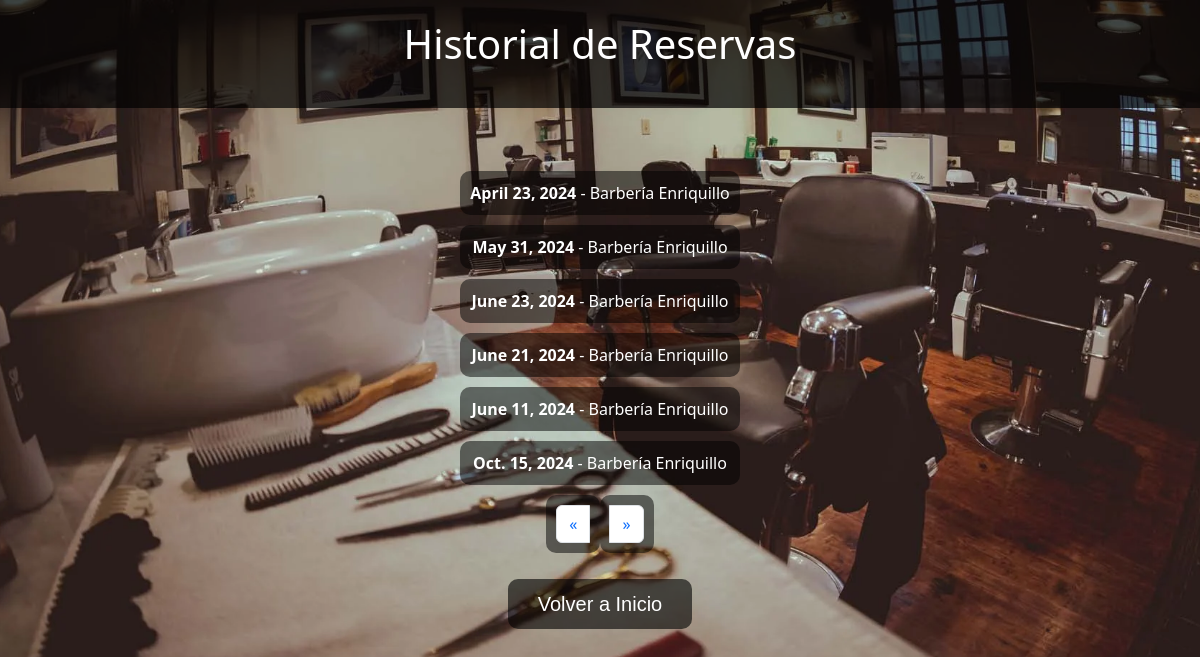
/appointment-history/ (signed in), run on the app's committed database.
### crm/models.py (models this page shows, shortened)
class Appointment(models.Model):
    barber_shop = models.ForeignKey(BarberShop, on_delete=models.CASCADE, default='1', related_name='appointments')
    customer = models.ForeignKey(User, on_delete=models.CASCADE)
    date = models.DateField()
    time = models.TimeField()
    issued_date = models.DateTimeField(default=timezone.now)
    is_expired = models.BooleanField(default=False)

class BarberShop(models.Model):
    name = models.CharField(max_length=100)
    opening_time = models.TimeField(default=time(8, 0)) # Por default empieza a las 8am.
    closing_time = models.TimeField(default=time(17, 0)) # Por default cierra a las 5pm.

### crm/views.py (the view)
# urls.py: path('appointment-history/', appointment_history, name='appointment_history'),
@login_required
def appointment_history(request):
    past_appointments = Appointment.objects.filter(date__lt=timezone.now().date(), customer=request.user)
    page = request.GET.get("page")
    APPOINTMENTS_PER_PAGE = 6
    past_appointments = Paginator(past_appointments, APPOINTMENTS_PER_PAGE)
    try:
        past_appointments = past_appointments.page(page)
    except PageNotAnInteger:
        past_appointments = past_appointments.page(1)
    except EmptyPage:
        past_appointments = past_appointments.page(past_appointments.num_pages)
    return render(request, 'appointment_history.html', {'past_appointments': past_appointments})

### crm/templates/appointment_history.html (shortened to what this page needs)
{% extends 'base.html' %}
{% block header_title %}Historial de Reservas{% endblock %}
{% block content %}
    <div class="history-appointments">
        {% if past_appointments %}
            <ul>
                {% for appointment in past_appointments %}
                    <li>
                        <strong>{{ appointment.date }}</strong> - <span style="color: #fff;">{{ appointment.barber_shop.name }}</span>
                    </li>
                {% endfor %}
            </ul>
        {% else %}
            <p>No hay historial de reservas.</p>
        {% endif %}
        {% if past_appointments.has_previous or past_appointments.has_next %}
        <div class="d-flex justify-content-center">
            <nav aria-label="Page navigation">
                <ul class="pagination">
                    {% if past_appointments.has_previous %}
                        <li class="page-item">
                            <a class="page-link" href="?page={{ past_appointments.previous_page_number }}" aria-label="Previous">
                                <span aria-hidden="true">&laquo;</span>
                            </a>
                        </li>
                        <li class="page-item text-muted">
                            <a class="page-link" aria-label="Next">
                                <span aria-hidden="true">&raquo;</span>
                            </a>
                        </li>
                    {% elif past_appointments.has_next %}
                        <li class="page-item text-muted">
                            <a class="page-link" aria-label="Previous">
                                <span aria-hidden="true">&laquo;</span>
                            </a>
                        </li>
                        <li class="page-item">
                            <a class="page-link" href="?page={{ past_appointments.next_page_number }}" aria-label="Next">
                                <span aria-hidden="true">&raquo;</span>
                            </a>
                        </li>
                    {% endif %}
                </ul>
            </nav>
        </div>
    {% endif %}
    </div>
{% endblock %}

### crm/templates/base.html (shortened to what this page needs)
{%load static%}
<!DOCTYPE html>
<html lang="en">
<head>
    <link rel="stylesheet" href="https://cdn.jsdelivr.net/npm/bootstrap@5.2.0-beta1/dist/css/bootstrap.min.css">
    <link rel="stylesheet" href="{% static 'crm/styles.css' %}">
</head>
    <body>
        <header class="mb-3">
            <h1>{% block header_title %}{% endblock %}</h1>
        </header>
        <main>
            {% block content %}
            {% endblock %}
        </main>
        <a href="{% url 'dashboard' %}" class="btn btn-dark btn-lg mt-3">Volver a Inicio</a>
    </body>
</html>

### crm/static/crm/styles.css (style rules this page uses)
body { background-image: url('./images/Barberia.webp'); background-size: cover; background-position: center; height: 100vh; display: flex; flex-direction: column; align-items: center; justify-content: center; margin: 0; padding: 0; }
header { background-color: rgba(0, 0, 0, 0.7); padding: 20px; text-align: center; width: 100%; position: fixed; top: 0; z-index: 1000; }
h1 { margin-bottom: 20px; color: #fff; }
.history-appointments { margin-top: 40px; text-align: center; }
.history-appointments ul { list-style-type: none; padding: 0; margin: 0; }
.history-appointments li { background-color: rgba(0, 0, 0, 0.5); padding: 10px; border-radius: 10px; margin-bottom: 10px; color: #fff; }
.history-appointments li strong { color: #fff; }

### crm/templates/base.html (style rules this page uses)
body { background-image: url('../../static/crm/images/Barberia.webp'); background-size: cover; background-position: center; height: 100vh; display: flex; flex-direction: column; align-items: center; justify-content: center; }
header { background-color: rgba(0, 0, 0, 0.7); padding: 20px; text-align: center; width: 100%; }
h1 { margin-bottom: 20px; color: #fff; }
.btn { margin: 40px auto; display: block; background-color: rgba(0, 0, 0, 0.6); color: #fff; border: none; border-radius: 10px; padding: 10px 30px; font-size: 20px; font-family: Arial, sans-serif; cursor: pointer; transition: background-color 0.3s; }

### data on the page
Appointment: date "April 23, 2024", barber_shop.name "Barbería Enriquillo"
Appointment: date "May 31, 2024", barber_shop.name "Barbería Enriquillo"
Appointment: date "June 23, 2024", barber_shop.name "Barbería Enriquillo"
Appointment: date "June 21, 2024", barber_shop.name "Barbería Enriquillo"
Appointment: date "June 11, 2024", barber_shop.name "Barbería Enriquillo"
Appointment: date "Oct. 15, 2024", barber_shop.name "Barbería Enriquillo"
